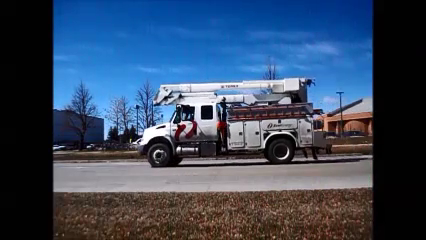
//> input picture frame 83 of videos/4.1.mp4, 426 x 240 px
$ ./Background_Update_Correct_Thrs_Calculation   (built with g++ and OpenCV 4)
//> lines starting //> are read from the running program, lines starting //| are printed output that depends on the picture; after the words box and inside, x2 and y2 are one past the last pixel; in counts of white or black regions, pixels touching at a corner belong together
#include "opencv2/highgui/highgui.hpp"
#include "opencv2/imgproc/imgproc.hpp"
#include "opencv/cv.h";
#include "opencv/highgui.h"
#include <iostream>
#include <stdio.h>
#include <fstream>
#include <algorithm>
#include <numeric>

using namespace std;
using namespace cv;

ofstream outFile;
bool ROI_ENABLED = false;
double MIN_VEHICLE_AREA = 400;


long whites = 0;
const int INITIAL_LEARN_FRAME_LIMIT = 15;
const int LEARN_FRAME_LIMIT = 3;
int frameLearnCounter = 0;
int CHISQUARE = 1;
int CHISQUARE_THRES = 0;
int BHATTA = 3;
int BHATTA_THRES = 3;
int INTERSEC = 2;
int INTERSEC_THRES = 7;

int ORIGIN = 0;
int SHIFT = 350;
int WINDISTANCE = 20;

//crop parameters
double cropY = 0.30;
double cropHeight = 0.50;

//window dispay parameters
int max_rows = 300;
int max_cols = 400;

//color weights
double R_WEIGHT = 0.40;
double G_WEIGHT = 0.26;
double B_WEIGHT = 0.33;
int getBackgroundThreshold(VideoCapture cap, int limit){
//> called with limit = 15
	int thr;
	vector<int> v(limit, 0);
	Mat background, nextframe;
	vector<Mat> bgr_planes_curr_frame;
	vector<Mat> bgr_planes_background;
	/// Establish the number of bins
	int histSize = 256;
	/// Set the ranges ( for B,G,R) )
	float range[] = { 0, 256 };
	const float* histRange = { range };
	bool uniform = true; bool accumulate = false;

	//Start here
	cap >> background;
//> background is the input picture: 240 rows x 426 cols, CV_8UC3; mean B, G, R 97.7, 73.4, 56.5
	int width = background.cols;
	int height = background.rows;
	//adjust window parameters
	if (width < max_cols)
		max_cols = width;
	if (height < max_rows)
		max_rows = height;

	int cropFrameY = height*cropY;
	int cropFrameHeight = height*cropHeight;
	Rect roi(0, cropFrameY, width, cropFrameHeight);
	int i = 0;
	bool first = true;

	int hist_w = 512; int hist_h = 400;
	int bin_w = cvRound((double)hist_w / histSize);
	Mat histImage(hist_h, hist_w, CV_8UC3, Scalar(0, 0, 0));
	Mat b_hist_back, g_hist_back, r_hist_back;
	Mat b_hist_curr, g_hist_curr, r_hist_curr;
	while (i < limit) {
		// Draw the histograms for B, G and R
		//new frame
		cap >> nextframe;
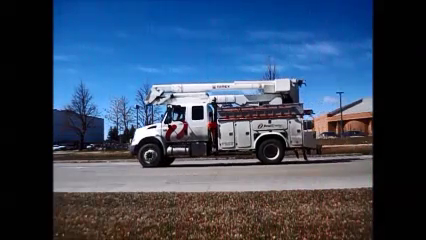
//> input picture frame 84 of videos/4.1.mp4, 426 x 240 px
//> nextframe is the input picture: 240 rows x 426 cols, CV_8UC3; mean B, G, R 97.9, 73.6, 57
		if (nextframe.empty()) break;
		if (first){
			nextframe.copyTo(background);
			first = false;
			if (ROI_ENABLED)
				background = background(roi);
			split(background, bgr_planes_background);
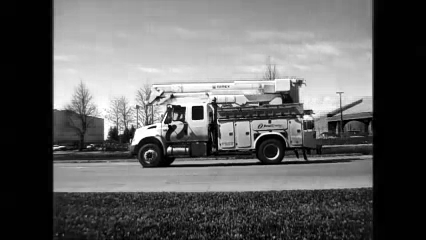
//> bgr_planes_background[0]: 240 rows x 426 cols, CV_8UC1; min 0, max 255, mean 97.9
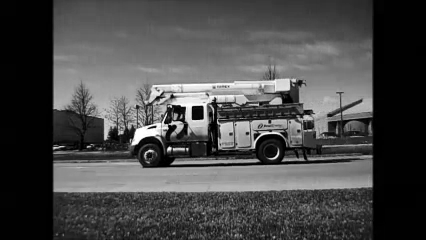
//> bgr_planes_background[1]: 240 rows x 426 cols, CV_8UC1; min 0, max 255, mean 73.6
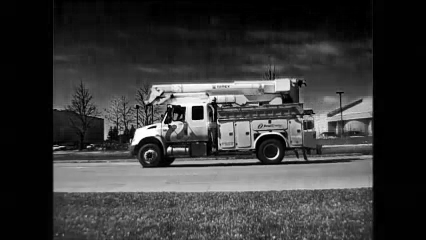
//> bgr_planes_background[2]: 240 rows x 426 cols, CV_8UC1; min 0, max 255, mean 57
			cvNamedWindow("Background Video", CV_WINDOW_NORMAL);
			cvResizeWindow("Background Video", max_cols, max_rows);
			cvShowImage("Background Video", new IplImage(background));
			cvMoveWindow("Background Video", 0, 0);
			//background frame histogram
			calcHist(&bgr_planes_background[0], 1, 0, Mat(), b_hist_back, 1, &histSize, &histRange, uniform, accumulate);
//> b_hist_back = 256 values, max 21469 at index 1, min 37 at index 254, mean 399.4
			calcHist(&bgr_planes_background[1], 1, 0, Mat(), g_hist_back, 1, &histSize, &histRange, uniform, accumulate);
//> g_hist_back = 256 values, max 20638 at index 1, min 18 at index 244, mean 399.4
			calcHist(&bgr_planes_background[2], 1, 0, Mat(), r_hist_back, 1, &histSize, &histRange, uniform, accumulate);
//> r_hist_back = 256 values, max 21384 at index 1, min 10 at index 245, mean 399.4

			/// Normalize the result to [ 0, histImage.rows ]
			normalize(b_hist_back, b_hist_back, 0, histImage.rows, NORM_MINMAX, -1, Mat());
//> b_hist_back = 256 values, max 400 at index 1, min 0 at index 254, mean 6.76
			normalize(g_hist_back, g_hist_back, 0, histImage.rows, NORM_MINMAX, -1, Mat());
//> g_hist_back = 256 values, max 400 at index 1, min 0 at index 244, mean 7.4
			normalize(r_hist_back, r_hist_back, 0, histImage.rows, NORM_MINMAX, -1, Mat());
//> r_hist_back = 256 values, max 400 at index 1, min 0 at index 245, mean 7.29
			cout << "Continuing" << endl;
			continue;
		}
		//get region of interest
		if (ROI_ENABLED)
			nextframe = nextframe(roi);
		split(nextframe, bgr_planes_curr_frame);

		cvNamedWindow("Training Video", CV_WINDOW_NORMAL);
		cvResizeWindow("Training Video", max_cols, max_rows);
		cvShowImage("Training Video", new IplImage(nextframe));
		cvMoveWindow("Training Video", ORIGIN + SHIFT, 0);
		/// Compute the histograms:
		calcHist(&bgr_planes_curr_frame[0], 1, 0, Mat(), b_hist_curr, 1, &histSize, &histRange, uniform, accumulate);
		calcHist(&bgr_planes_curr_frame[1], 1, 0, Mat(), g_hist_curr, 1, &histSize, &histRange, uniform, accumulate);
		calcHist(&bgr_planes_curr_frame[2], 1, 0, Mat(), r_hist_curr, 1, &histSize, &histRange, uniform, accumulate);
		/// Normalize the result to [ 0, histImage.rows ]
		normalize(b_hist_curr, b_hist_curr, 0, histImage.rows, NORM_MINMAX, -1, Mat());
		normalize(g_hist_curr, g_hist_curr, 0, histImage.rows, NORM_MINMAX, -1, Mat());
		normalize(r_hist_curr, r_hist_curr, 0, histImage.rows, NORM_MINMAX, -1, Mat());

		//Model parameters
		double b_changeCHI = compareHist(b_hist_back, b_hist_curr, CHISQUARE);
		double b_changeBHATTA = compareHist(b_hist_back, b_hist_curr, BHATTA);
		double b_changeINTERSEC = compareHist(b_hist_back, b_hist_curr, INTERSEC);

		double g_changeCHI = compareHist(g_hist_back, g_hist_curr, CHISQUARE);
		double g_changeBHATTA = compareHist(g_hist_back, g_hist_curr, BHATTA);
		double g_changeINTERSEC = compareHist(g_hist_back, g_hist_curr, INTERSEC);

		double r_changeCHI = compareHist(r_hist_back, r_hist_curr, CHISQUARE);
		double r_changeBHATTA = compareHist(r_hist_back, r_hist_curr, BHATTA);
		double r_changeINTERSEC = compareHist(r_hist_back, r_hist_curr, INTERSEC);

		double changeCHI = B_WEIGHT*b_changeCHI+ R_WEIGHT*r_changeCHI +  G_WEIGHT*g_changeCHI;
		cout << "Change in  Chi is " << changeCHI << endl;
		//cout << "Change in Green Chi is " << g_changeCHI << endl;
		//cout << "Change in Blue Chi is " << b_changeCHI << endl;
		//cout << "Change in  Chi is " << changeCHI << endl;
		if (changeCHI < 1){
			cout << "CHI less than 1!! Continuing" << endl;
			continue;
		}

		Mat b_hist_back, g_hist_back, r_hist_back;/*This statement here saved me*/
		if (changeCHI >0 && (changeCHI) < 4000 ){
			cout << "Updating" << endl;
			//Mat n = nextframe.clone();
			Mat r(r_hist_curr);
			Mat g(g_hist_curr);
			Mat b(b_hist_curr);

			// [7 lines of commented-out code are left out]


			r.copyTo(r_hist_back);
			g.copyTo(g_hist_back);
			b.copyTo(b_hist_back);

			// [10 lines of commented-out code are left out]
		}
		v[i] = (int)changeCHI;
		i++;
		bgr_planes_curr_frame.clear();
		int xx = cvWaitKey(10);
	}
//> pass 2 of the loop in getBackgroundThreshold, `while (i < limit)`:
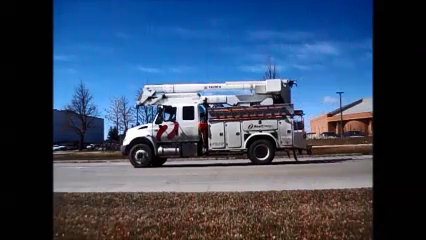
//> input picture frame 85 of videos/4.1.mp4, 426 x 240 px
//> in getBackgroundThreshold, nextframe is the input picture: 240 rows x 426 cols, CV_8UC3; mean B, G, R 98.4, 73.9, 57.7
//> in getBackgroundThreshold, `split(nextframe, bgr_planes_curr_frame);`:
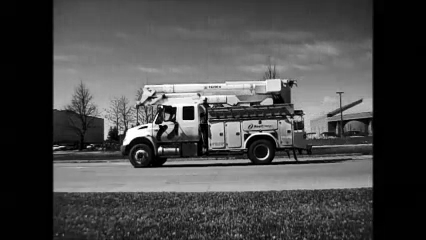
//> bgr_planes_curr_frame[1]: 240 rows x 426 cols, CV_8UC1; min 0, max 255, mean 73.9
//> in getBackgroundThreshold, `split(nextframe, bgr_planes_curr_frame);`:
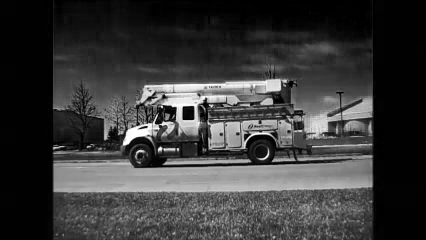
//> bgr_planes_curr_frame[2]: 240 rows x 426 cols, CV_8UC1; min 0, max 255, mean 57.7
//> in getBackgroundThreshold, `calcHist(&bgr_planes_curr_frame[0], 1, 0, Mat(), b_hist_curr, 1, &hist..`: b_hist_curr = 256 values, max 21449 at index 1, min 50 at index 253, mean 399.4
//> in getBackgroundThreshold, `calcHist(&bgr_planes_curr_frame[1], 1, 0, Mat(), g_hist_curr, 1, &hist..`: g_hist_curr = 256 values, max 20629 at index 1, min 15 at index 245, mean 399.4
//> in getBackgroundThreshold, `calcHist(&bgr_planes_curr_frame[2], 1, 0, Mat(), r_hist_curr, 1, &hist..`: r_hist_curr = 256 values, max 21242 at index 1, min 15 at index 247, mean 399.4
//> in getBackgroundThreshold, `normalize(b_hist_curr, b_hist_curr, 0, histImage.rows, NORM_MINMAX, -1..`: b_hist_curr = 256 values, max 400 at index 1, min 0 at index 253, mean 6.53
//> in getBackgroundThreshold, `normalize(g_hist_curr, g_hist_curr, 0, histImage.rows, NORM_MINMAX, -1..`: g_hist_curr = 256 values, max 400 at index 1, min 0 at index 245, mean 7.46
//> in getBackgroundThreshold, `normalize(r_hist_curr, r_hist_curr, 0, histImage.rows, NORM_MINMAX, -1..`: r_hist_curr = 256 values, max 400 at index 1, min 0 at index 247, mean 7.24
//> b_changeCHI = 14.57
//> b_changeBHATTA = 0.0333
//> b_changeINTERSEC = 1651.9
//> g_changeCHI = 16.78
//> g_changeBHATTA = 0.0314
//> g_changeINTERSEC = 1857
//> r_changeCHI = 11.43
//> r_changeBHATTA = 0.0296
//> r_changeINTERSEC = 1818.1
//> changeCHI = 13.74
//| Change in  Chi is 13.7402
//> r has the same summary as r_hist_curr
//> g has the same summary as g_hist_curr
//> b has the same summary as b_hist_curr
//> in getBackgroundThreshold, `r.copyTo(r_hist_back);`: r_hist_back has the same summary as r_hist_curr
//> in getBackgroundThreshold, `g.copyTo(g_hist_back);`: g_hist_back has the same summary as g_hist_curr
//> in getBackgroundThreshold, `b.copyTo(b_hist_back);`: b_hist_back has the same summary as b_hist_curr
//> v = [13, 0, 0, 0, 0, 0, 0, 0, 0, 0, 0, 0, 0, 0, 0]
//> pass 3 of the loop in getBackgroundThreshold, `while (i < limit)`:
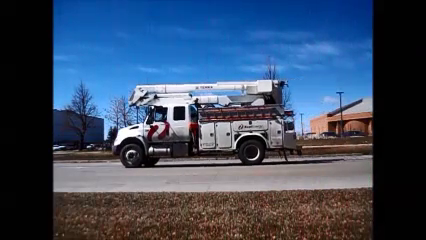
//> input picture frame 86 of videos/4.1.mp4, 426 x 240 px
//> in getBackgroundThreshold, nextframe is the input picture: 240 rows x 426 cols, CV_8UC3; mean B, G, R 98.6, 74.2, 58
//> in getBackgroundThreshold, `split(nextframe, bgr_planes_curr_frame);`:
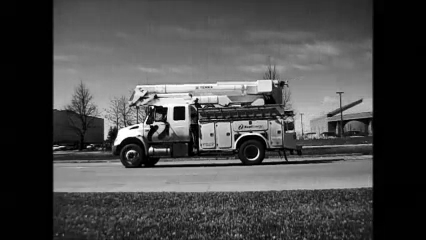
//> bgr_planes_curr_frame[1]: 240 rows x 426 cols, CV_8UC1; min 0, max 255, mean 74.2
//> in getBackgroundThreshold, `split(nextframe, bgr_planes_curr_frame);`:
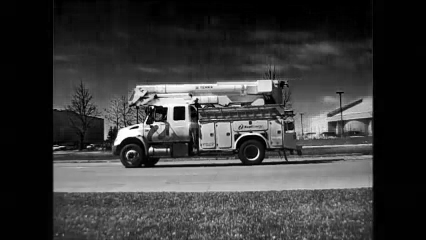
//> bgr_planes_curr_frame[2]: 240 rows x 426 cols, CV_8UC1; min 0, max 255, mean 58
//> in getBackgroundThreshold, `calcHist(&bgr_planes_curr_frame[0], 1, 0, Mat(), b_hist_curr, 1, &hist..`: b_hist_curr = 256 values, max 21444 at index 1, min 58 at index 253, mean 399.4
//> in getBackgroundThreshold, `calcHist(&bgr_planes_curr_frame[1], 1, 0, Mat(), g_hist_curr, 1, &hist..`: g_hist_curr = 256 values, max 20607 at index 1, min 13 at index 238, mean 399.4
//> in getBackgroundThreshold, `calcHist(&bgr_planes_curr_frame[2], 1, 0, Mat(), r_hist_curr, 1, &hist..`: r_hist_curr = 256 values, max 21284 at index 1, min 13 at index 243, mean 399.4
//> in getBackgroundThreshold, `normalize(b_hist_curr, b_hist_curr, 0, histImage.rows, NORM_MINMAX, -1..`: b_hist_curr = 256 values, max 400 at index 1, min 0 at index 253, mean 6.39
//> in getBackgroundThreshold, `normalize(g_hist_curr, g_hist_curr, 0, histImage.rows, NORM_MINMAX, -1..`: g_hist_curr = 256 values, max 400 at index 1, min 0 at index 238, mean 7.5
//> in getBackgroundThreshold, `normalize(r_hist_curr, r_hist_curr, 0, histImage.rows, NORM_MINMAX, -1..`: r_hist_curr = 256 values, max 400 at index 1, min 0 at index 243, mean 7.27
//> b_changeCHI = 28.52
//> b_changeBHATTA = 0.0471
//> b_changeINTERSEC = 1616.1
//> g_changeCHI = 23.24
//> g_changeBHATTA = 0.0357
//> g_changeINTERSEC = 1855.8
//> r_changeCHI = 17.93
//> r_changeBHATTA = 0.0361
//> r_changeINTERSEC = 1808.3
//> changeCHI = 22.63
//| Change in  Chi is 22.6258
//> r has the same summary as r_hist_curr
//> g has the same summary as g_hist_curr
//> b has the same summary as b_hist_curr
//> in getBackgroundThreshold, `r.copyTo(r_hist_back);`: r_hist_back has the same summary as r_hist_curr
//> in getBackgroundThreshold, `g.copyTo(g_hist_back);`: g_hist_back has the same summary as g_hist_curr
//> in getBackgroundThreshold, `b.copyTo(b_hist_back);`: b_hist_back has the same summary as b_hist_curr
//> v = [13, 22, 0, 0, 0, 0, 0, 0, 0, 0, 0, 0, 0, 0, 0]
//> the loop made 16 passes; the first 3 are shown
	//calculate mean and standard deviation
	int sum = std::accumulate(v.begin(), v.end(), 0.0);
	int mean = (int)sum / v.size();

	double E = 0;
	// Quick Question - Can vector::size() return 0?
	double inverse = 1.0 / static_cast<double>(v.size());
	for (unsigned int i = 0; i<v.size(); i++)
	{
		E += pow(static_cast<double>(v[i]) - mean, 2);
	}
	double stdev = sqrt(inverse * E);
	//double sq_sum = std::inner_product(v.begin(), v.end(), v.begin(), 0.0);
	//double stdev = std::sqrt(sq_sum / v.size() - mean * mean);
	thr = mean + (int)stdev;
	//cout << "Square sum is " << sq_sum << endl;
	//cout << "Mean is " << mean << endl;
	//cout << "Std is " << stdev << endl;
	cout << "Threshold is " << thr << endl;
	// [4 lines of commented-out code are left out]
	int xx;
	cin >> xx;
//> the answer given: 3
	cin.clear();
	cin.ignore(INT_MAX, '\n');
	cvDestroyWindow("Training Video");
	cvDestroyWindow("Background Video");
	return thr;
}

int main(int argc, char** argv)
{
	VideoCapture cap("videos/4.1.mp4");
	int threshold = getBackgroundThreshold(cap, INITIAL_LEARN_FRAME_LIMIT);
	CHISQUARE_THRES = threshold;
	Mat background, hsv_background, gray_background;
	Mat nextframe, hsv_nextframe, gray_nextframe;
	Mat diff_frame;
	outFile.open("data/VehicleCassifier/changeInMetric.txt", 'w');

	/// Separate the image in 3 places ( B, G and R )
	vector<Mat> bgr_planes_curr_frame;
	vector<Mat> bgr_planes_background;

	/// Establish the number of bins
	int histSize = 256;

	/// Set the ranges ( for B,G,R) )
	float range[] = { 0, 256 };
	const float* histRange = { range };

	bool uniform = true; bool accumulate = false;

	Mat b_hist_back, g_hist_back, r_hist_back;
	Mat b_hist_curr, g_hist_curr, r_hist_curr;
	//Canny parameters
	Mat canny_output;
	int thresh = 50;
	int max_thresh = 255;

	//Discard first frame
	//cap >> background;

	//Start here
	cap >> background;
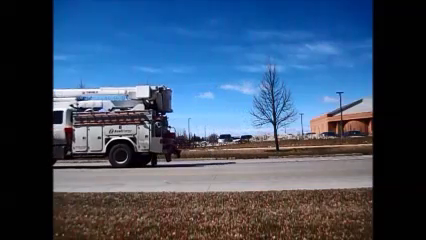
//> input picture frame 100 of videos/4.1.mp4, 426 x 240 px
	int width = background.cols;
	int height = background.rows;

	int cropFrameY = height*cropY;
	int cropFrameHeight = height*cropHeight;
	Rect roi(0, cropFrameY, width, cropFrameHeight);
	if (ROI_ENABLED)
		background = background(roi);
	split(background, bgr_planes_background);
	//background frame histogram
	calcHist(&bgr_planes_background[0], 1, 0, Mat(), b_hist_back, 1, &histSize, &histRange, uniform, accumulate);
	calcHist(&bgr_planes_background[1], 1, 0, Mat(), g_hist_back, 1, &histSize, &histRange, uniform, accumulate);
	calcHist(&bgr_planes_background[2], 1, 0, Mat(), r_hist_back, 1, &histSize, &histRange, uniform, accumulate);
	// Draw the histograms for B, G and R
	int hist_w = 512; int hist_h = 400;
	int bin_w = cvRound((double)hist_w / histSize);
	Mat histImage(hist_h, hist_w, CV_8UC3, Scalar(0, 0, 0));
	/// Normalize the result to [ 0, histImage.rows ]
	normalize(b_hist_back, b_hist_back, 0, histImage.rows, NORM_MINMAX, -1, Mat());
	normalize(g_hist_back, g_hist_back, 0, histImage.rows, NORM_MINMAX, -1, Mat());
	normalize(r_hist_back, r_hist_back, 0, histImage.rows, NORM_MINMAX, -1, Mat());

	//Create window for original video display
	cvNamedWindow("Original Video", CV_WINDOW_NORMAL);
	cvResizeWindow("Original Video", max_cols, max_rows);
	cvMoveWindow("Original Video", ORIGIN + SHIFT, 0);

	//Create temporary images
	CvSize sz = cvGetSize(new IplImage(background));
	IplImage* oldFrame = cvCreateImage(sz, IPL_DEPTH_8U, 3);;
	IplImage* frame = cvCreateImage(sz, IPL_DEPTH_8U, 3);;
	IplImage* diffFrameBinary = cvCreateImage(sz, IPL_DEPTH_8U, 3);;

	IplImage* agray = cvCreateImage(sz, IPL_DEPTH_8U, 1);;
	IplImage* bgray = cvCreateImage(sz, IPL_DEPTH_8U, 1);;

	IplImage* abin = cvCreateImage(sz, IPL_DEPTH_8U, 1);;
	IplImage* bbin = cvCreateImage(sz, IPL_DEPTH_8U, 1);;
	IplImage* diff = cvCreateImage(sz, IPL_DEPTH_8U, 1);;

	cvNamedWindow("Diff Frame", 0);
	int ii = 0;
	//store previous images
	vector<Mat> matStore(LEARN_FRAME_LIMIT + 1);
	while (1) {
		//new frame
		cap >> nextframe;
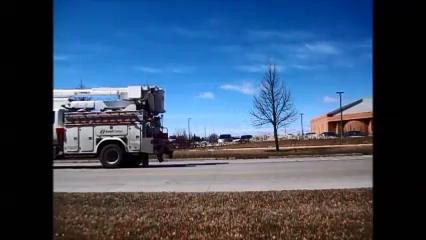
//> input picture frame 101 of videos/4.1.mp4, 426 x 240 px
		if (nextframe.empty()) break;
		//get region of interest
		if (ROI_ENABLED)
			nextframe = nextframe(roi);
		split(nextframe, bgr_planes_curr_frame);
		/// Compute the histograms:
		calcHist(&bgr_planes_curr_frame[0], 1, 0, Mat(), b_hist_curr, 1, &histSize, &histRange, uniform, accumulate);
		calcHist(&bgr_planes_curr_frame[1], 1, 0, Mat(), g_hist_curr, 1, &histSize, &histRange, uniform, accumulate);
		calcHist(&bgr_planes_curr_frame[2], 1, 0, Mat(), r_hist_curr, 1, &histSize, &histRange, uniform, accumulate);
		/// Normalize the result to [ 0, histImage.rows ]
		normalize(b_hist_curr, b_hist_curr, 0, histImage.rows, NORM_MINMAX, -1, Mat());
		normalize(g_hist_curr, g_hist_curr, 0, histImage.rows, NORM_MINMAX, -1, Mat());
		normalize(r_hist_curr, r_hist_curr, 0, histImage.rows, NORM_MINMAX, -1, Mat());

		//Show Original Video  - IplImage model
		frame = new IplImage(nextframe);
		cvCvtColor(frame, bgray, CV_BGR2GRAY);

		cvNamedWindow("Original Video", CV_WINDOW_NORMAL);
		cvResizeWindow("Original Video", max_cols, max_rows);
		cvShowImage("Original Video", frame);
		cvMoveWindow("Original Video", ORIGIN + SHIFT, 0);

		//Show current background
		oldFrame = new IplImage(background);
		cvCvtColor(oldFrame, agray, CV_BGR2GRAY);

		cvNamedWindow("Current background", CV_WINDOW_NORMAL);
		cvResizeWindow("Current background", max_cols, max_rows);
		cvShowImage("Current background", oldFrame);
		cvMoveWindow("Current background", ORIGIN + SHIFT + WINDISTANCE + max_cols, 0);

		//Get the difference between background and current frame
		cvAbsDiff(agray, bgray, diff);
		cvSmooth(diff, diff, CV_BLUR);
		cvThreshold(diff, diff, 25, 255, CV_THRESH_BINARY);
		//cvAbsDiff(abin, bbin, diff);
		//absdiff(gray_background, gray_nextframe, diff_frame);

		//Mat Model
		/*absdiff(background, nextframe, diff_frame);*/
		cvNamedWindow("Diff Frame", CV_WINDOW_NORMAL);
		cvResizeWindow("Diff Frame", max_cols, max_rows);
		cvShowImage("Diff Frame", diff);
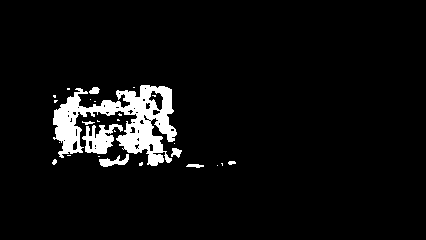
//> window 'Diff Frame': 240 rows x 426 cols, CV_8UC1; 5.4% white; 27 white regions (18 under 20 px), largest, box (x1, y1, x2, y2) and area: (53, 85, 177, 166) 4388, (82, 124, 123, 154) 646, (99, 154, 129, 167) 186
		cvMoveWindow("Diff Frame", ORIGIN + SHIFT + WINDISTANCE + max_cols, 350);

		//Model parameters
		double b_changeCHI = compareHist(b_hist_back, b_hist_curr, CHISQUARE);
		double b_changeBHATTA = compareHist(b_hist_back, b_hist_curr, BHATTA);
		double b_changeINTERSEC = compareHist(b_hist_back, b_hist_curr, INTERSEC);

		double g_changeCHI = compareHist(g_hist_back, g_hist_curr, CHISQUARE);
		double g_changeBHATTA = compareHist(g_hist_back, g_hist_curr, BHATTA);
		double g_changeINTERSEC = compareHist(g_hist_back, g_hist_curr, INTERSEC);

		double r_changeCHI = compareHist(r_hist_back, r_hist_curr, CHISQUARE);
		double r_changeBHATTA = compareHist(r_hist_back, r_hist_curr, BHATTA);
		double r_changeINTERSEC = compareHist(r_hist_back, r_hist_curr, INTERSEC);

		//Commenting green channel as it is causing huge discrepencies in the change
		double changeCHI = B_WEIGHT*b_changeCHI;// +R_WEIGHT*r_changeCHI + G_WEIGHT*g_changeCHI;
		double changeBHATTA = R_WEIGHT*r_changeBHATTA + B_WEIGHT*b_changeBHATTA;//+ G_WEIGHT*g_changeBHATTA

		//cout << "Change in Bhatta is " << changeBHATTA << endl;
		cout << "Change in Chi is " << (changeCHI) << endl;
		//cout << "Change in Intersec is " << changeINTERSEC << endl;
		Mat histImage(hist_h, hist_w, CV_8UC3, Scalar(0, 0, 0));
		if (changeCHI < 0){
			//Draw the histogram of current frame
			for (int i = 1; i < histSize; i++)
			{
				line(histImage, Point(bin_w*(i - 1), hist_h - cvRound(b_hist_curr.at<float>(i - 1))),
					Point(bin_w*(i), hist_h - cvRound(b_hist_curr.at<float>(i))),
					Scalar(255, 0, 0), 2, 8, 0);
			}
			cvNamedWindow("Histogram", CV_WINDOW_NORMAL);
			cvResizeWindow("Histogram", max_cols, max_rows);
			cvShowImage("Histogram", new IplImage(histImage));
			cvMoveWindow("Histogram", ORIGIN, 350);
		}
		int i = 1;
		ii++;
		if (ii % 10 == 0){
			int xx;
			cin >> xx;
			cin.clear();
			cin.ignore(INT_MAX, '\n');
		}

		////New Background
		if (abs(changeCHI) < CHISQUARE_THRES){
			frameLearnCounter++;
			cout << "Below Threshold with frame counter: " << frameLearnCounter << endl;
			//Keep previous copies of similar images
			//if (frameLearnCounter<LEARN_FRAME_LIMIT)
			//nextframe.copyTo(matStore[frameLearnCounter]);

			if (frameLearnCounter == LEARN_FRAME_LIMIT){
				frameLearnCounter = 0;
				//matStore.clear();
				//copy current frame to the background
				background = nextframe.clone();
				//nextframe.copyTo(background);
				r_hist_back = r_hist_curr.clone();
				g_hist_back = g_hist_curr.clone();
				b_hist_back = b_hist_curr.clone();
				bgr_planes_curr_frame.clear();
				cout << "Updating Background" << endl;
				// [4 lines of commented-out code are left out]
			}

		}
		else if (abs(r_changeCHI)>CHISQUARE_THRES){
			frameLearnCounter = 0;
			cout << "Above Threshold with frame counter: " << frameLearnCounter << endl;
			//matStore.clear();
			//contours and blobs
			// Call this only when some vehicle is detected
			Mat src(diff);
			Mat original(bgray);
			vector<vector<Point> > contours;
			vector<Vec4i> hierarchy;
			//Canny(src, canny_output, thresh, thresh * 2, 3);

			//CV_RETR_EXTERNAL is important here. It helps to find only outer contours which is what we need
			findContours(src, contours, hierarchy, CV_RETR_EXTERNAL, CV_CHAIN_APPROX_SIMPLE, Point(0, 0));
			vector<Rect> boundRect(contours.size());
			Point pt1, pt2;
			cout << "No of contours found: " << contours.size() << endl;
			double max_area = 0;
			for (int i = 0; i < contours.size(); i++){
				if (contourArea(contours[i], false)>max_area)
					max_area = contourArea(contours[i]);
			}
			for (int i = 0; i < contours.size(); i++)
			{
				double area = contourArea(contours[i], false);
				if (abs(area - max_area)< 1.0){
					//cout << "rect no " << boundRect[i] << endl;
					boundRect[i] = boundingRect(Mat(contours[i]));
					//cout << "rect no " << boundRect[i] << endl;
					pt1.x = boundRect[i].x;
					pt1.y = boundRect[i].y;
					pt2.x = boundRect[i].x + boundRect[i].width;
					pt2.y = boundRect[i].y + boundRect[i].height;
					rectangle(src, pt1, pt2, Scalar(255), 1);
					cvNamedWindow("Detected Vehicles", CV_WINDOW_NORMAL);
					cvResizeWindow("Detected Vehicles", max_cols, max_rows);
					imshow("Detected Vehicles", src);
					cvMoveWindow("Detected Vehicles", ORIGIN + SHIFT, 350);
					cv::waitKey(30);
				}
			}
		}

		outFile << r_changeCHI << endl;
		cvWaitKey(30);
	}
	int a = cvWaitKey(100000);
	return 0;
}
